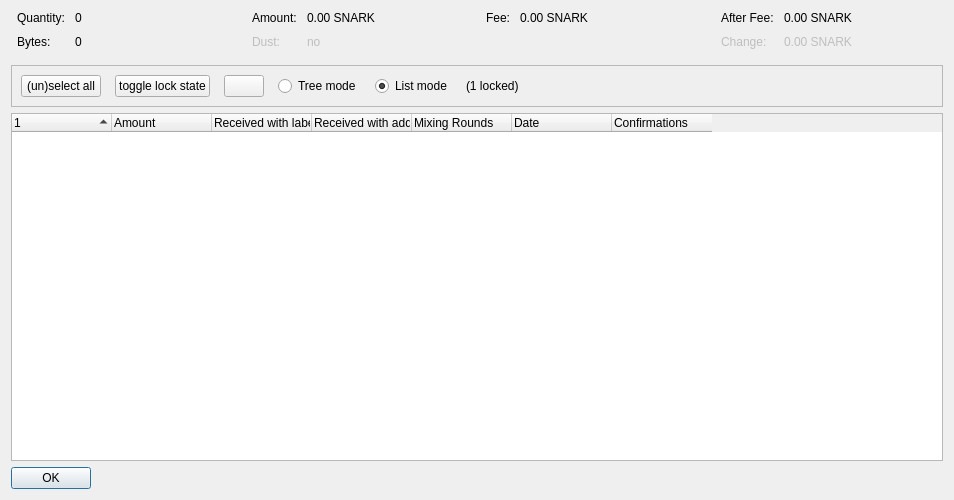
<?xml version="1.0" encoding="UTF-8"?>
<ui version="4.0">
 <class>CoinControlDialog</class>
 <widget class="QDialog" name="CoinControlDialog">
  <property name="geometry">
   <rect>
    <x>0</x>
    <y>0</y>
    <width>954</width>
    <height>500</height>
   </rect>
  </property>
  <property name="windowTitle">
   <string>Coin Selection</string>
  </property>
  <layout class="QVBoxLayout" name="verticalLayout">
   <item>
    <layout class="QHBoxLayout" name="horizontalLayoutTop" stretch="0,0,0,0">
     <property name="topMargin">
      <number>0</number>
     </property>
     <property name="bottomMargin">
      <number>10</number>
     </property>
     <item>
      <layout class="QFormLayout" name="formLayoutCoinControl1">
       <property name="horizontalSpacing">
        <number>10</number>
       </property>
       <property name="verticalSpacing">
        <number>10</number>
       </property>
       <property name="leftMargin">
        <number>6</number>
       </property>
       <property name="rightMargin">
        <number>6</number>
       </property>
       <item row="0" column="0">
        <widget class="QLabel" name="labelCoinControlQuantityText">
         <property name="text">
          <string>Quantity:</string>
         </property>
        </widget>
       </item>
       <item row="0" column="1">
        <widget class="QLabel" name="labelCoinControlQuantity">
         <property name="cursor">
          <cursorShape>IBeamCursor</cursorShape>
         </property>
         <property name="contextMenuPolicy">
          <enum>Qt::ActionsContextMenu</enum>
         </property>
         <property name="text">
          <string notr="true">0</string>
         </property>
         <property name="textInteractionFlags">
          <set>Qt::LinksAccessibleByMouse|Qt::TextSelectableByKeyboard|Qt::TextSelectableByMouse</set>
         </property>
        </widget>
       </item>
       <item row="1" column="0">
        <widget class="QLabel" name="labelCoinControlBytesText">
         <property name="text">
          <string>Bytes:</string>
         </property>
        </widget>
       </item>
       <item row="1" column="1">
        <widget class="QLabel" name="labelCoinControlBytes">
         <property name="cursor">
          <cursorShape>IBeamCursor</cursorShape>
         </property>
         <property name="contextMenuPolicy">
          <enum>Qt::ActionsContextMenu</enum>
         </property>
         <property name="text">
          <string notr="true">0</string>
         </property>
         <property name="textInteractionFlags">
          <set>Qt::LinksAccessibleByMouse|Qt::TextSelectableByKeyboard|Qt::TextSelectableByMouse</set>
         </property>
        </widget>
       </item>
      </layout>
     </item>
     <item>
      <layout class="QFormLayout" name="formLayoutCoinControl2">
       <property name="horizontalSpacing">
        <number>10</number>
       </property>
       <property name="verticalSpacing">
        <number>10</number>
       </property>
       <property name="leftMargin">
        <number>6</number>
       </property>
       <property name="rightMargin">
        <number>6</number>
       </property>
       <item row="0" column="0">
        <widget class="QLabel" name="labelCoinControlAmountText">
         <property name="text">
          <string>Amount:</string>
         </property>
        </widget>
       </item>
       <item row="0" column="1">
        <widget class="QLabel" name="labelCoinControlAmount">
         <property name="cursor">
          <cursorShape>IBeamCursor</cursorShape>
         </property>
         <property name="contextMenuPolicy">
          <enum>Qt::ActionsContextMenu</enum>
         </property>
         <property name="text">
          <string notr="true">0.00 SNARK</string>
         </property>
         <property name="textInteractionFlags">
          <set>Qt::LinksAccessibleByMouse|Qt::TextSelectableByKeyboard|Qt::TextSelectableByMouse</set>
         </property>
        </widget>
       </item>
       <item row="1" column="0">
        <widget class="QLabel" name="labelCoinControlLowOutputText">
         <property name="enabled">
          <bool>false</bool>
         </property>
         <property name="text">
          <string>Dust:</string>
         </property>
        </widget>
       </item>
       <item row="1" column="1">
        <widget class="QLabel" name="labelCoinControlLowOutput">
         <property name="enabled">
          <bool>false</bool>
         </property>
         <property name="cursor">
          <cursorShape>IBeamCursor</cursorShape>
         </property>
         <property name="contextMenuPolicy">
          <enum>Qt::ActionsContextMenu</enum>
         </property>
         <property name="text">
          <string notr="true">no</string>
         </property>
         <property name="textInteractionFlags">
          <set>Qt::LinksAccessibleByMouse|Qt::TextSelectableByKeyboard|Qt::TextSelectableByMouse</set>
         </property>
        </widget>
       </item>
      </layout>
     </item>
     <item>
      <layout class="QFormLayout" name="formLayoutCoinControl3">
       <property name="horizontalSpacing">
        <number>10</number>
       </property>
       <property name="verticalSpacing">
        <number>10</number>
       </property>
       <property name="leftMargin">
        <number>6</number>
       </property>
       <property name="rightMargin">
        <number>6</number>
       </property>
       <item row="0" column="0">
        <widget class="QLabel" name="labelCoinControlFeeText">
         <property name="text">
          <string>Fee:</string>
         </property>
        </widget>
       </item>
       <item row="0" column="1">
        <widget class="QLabel" name="labelCoinControlFee">
         <property name="cursor">
          <cursorShape>IBeamCursor</cursorShape>
         </property>
         <property name="contextMenuPolicy">
          <enum>Qt::ActionsContextMenu</enum>
         </property>
         <property name="text">
          <string notr="true">0.00 SNARK</string>
         </property>
         <property name="textInteractionFlags">
          <set>Qt::LinksAccessibleByMouse|Qt::TextSelectableByKeyboard|Qt::TextSelectableByMouse</set>
         </property>
        </widget>
       </item>
      </layout>
     </item>
     <item>
      <layout class="QFormLayout" name="formLayoutCoinControl4">
       <property name="horizontalSpacing">
        <number>10</number>
       </property>
       <property name="verticalSpacing">
        <number>10</number>
       </property>
       <property name="leftMargin">
        <number>6</number>
       </property>
       <property name="rightMargin">
        <number>6</number>
       </property>
       <item row="0" column="0">
        <widget class="QLabel" name="labelCoinControlAfterFeeText">
         <property name="text">
          <string>After Fee:</string>
         </property>
        </widget>
       </item>
       <item row="0" column="1">
        <widget class="QLabel" name="labelCoinControlAfterFee">
         <property name="cursor">
          <cursorShape>IBeamCursor</cursorShape>
         </property>
         <property name="contextMenuPolicy">
          <enum>Qt::ActionsContextMenu</enum>
         </property>
         <property name="text">
          <string notr="true">0.00 SNARK</string>
         </property>
         <property name="textInteractionFlags">
          <set>Qt::LinksAccessibleByMouse|Qt::TextSelectableByKeyboard|Qt::TextSelectableByMouse</set>
         </property>
        </widget>
       </item>
       <item row="1" column="0">
        <widget class="QLabel" name="labelCoinControlChangeText">
         <property name="enabled">
          <bool>false</bool>
         </property>
         <property name="text">
          <string>Change:</string>
         </property>
        </widget>
       </item>
       <item row="1" column="1">
        <widget class="QLabel" name="labelCoinControlChange">
         <property name="enabled">
          <bool>false</bool>
         </property>
         <property name="cursor">
          <cursorShape>IBeamCursor</cursorShape>
         </property>
         <property name="contextMenuPolicy">
          <enum>Qt::ActionsContextMenu</enum>
         </property>
         <property name="text">
          <string notr="true">0.00 SNARK</string>
         </property>
         <property name="textInteractionFlags">
          <set>Qt::LinksAccessibleByMouse|Qt::TextSelectableByKeyboard|Qt::TextSelectableByMouse</set>
         </property>
        </widget>
       </item>
      </layout>
     </item>
    </layout>
   </item>
   <item>
    <widget class="QFrame" name="frame">
     <property name="minimumSize">
      <size>
       <width>0</width>
       <height>40</height>
      </size>
     </property>
     <property name="frameShape">
      <enum>QFrame::StyledPanel</enum>
     </property>
     <property name="frameShadow">
      <enum>QFrame::Sunken</enum>
     </property>
     <layout class="QHBoxLayout" name="horizontalLayout">
      <item>
       <layout class="QHBoxLayout" name="horizontalLayoutPanel" stretch="0,0,0,0,0,0,0">
        <property name="spacing">
         <number>14</number>
        </property>
        <item>
         <widget class="QPushButton" name="pushButtonSelectAll">
          <property name="sizePolicy">
           <sizepolicy hsizetype="Maximum" vsizetype="Fixed">
            <horstretch>0</horstretch>
            <verstretch>0</verstretch>
           </sizepolicy>
          </property>
          <property name="text">
           <string>(un)select all</string>
          </property>
          <property name="autoDefault">
           <bool>false</bool>
          </property>
         </widget>
        </item>
        <item>
         <widget class="QPushButton" name="pushButtonToggleLock">
          <property name="sizePolicy">
           <sizepolicy hsizetype="Maximum" vsizetype="Fixed">
            <horstretch>0</horstretch>
            <verstretch>0</verstretch>
           </sizepolicy>
          </property>
          <property name="text">
           <string>toggle lock state</string>
          </property>
          <property name="autoDefault">
           <bool>false</bool>
          </property>
         </widget>
        </item>
        <item>
         <widget class="QPushButton" name="hideButton">
          <property name="sizePolicy">
           <sizepolicy hsizetype="Maximum" vsizetype="Fixed">
            <horstretch>0</horstretch>
            <verstretch>0</verstretch>
           </sizepolicy>
          </property>
          <property name="text">
           <string/>
          </property>
          <property name="autoDefault">
           <bool>false</bool>
          </property>
         </widget>
        </item>
        <item>
         <widget class="QRadioButton" name="radioTreeMode">
          <property name="sizePolicy">
           <sizepolicy hsizetype="Maximum" vsizetype="Fixed">
            <horstretch>0</horstretch>
            <verstretch>0</verstretch>
           </sizepolicy>
          </property>
          <property name="text">
           <string>Tree mode</string>
          </property>
         </widget>
        </item>
        <item>
         <widget class="QRadioButton" name="radioListMode">
          <property name="sizePolicy">
           <sizepolicy hsizetype="Maximum" vsizetype="Fixed">
            <horstretch>0</horstretch>
            <verstretch>0</verstretch>
           </sizepolicy>
          </property>
          <property name="text">
           <string>List mode</string>
          </property>
          <property name="checked">
           <bool>true</bool>
          </property>
         </widget>
        </item>
        <item>
         <widget class="QLabel" name="labelLocked">
          <property name="text">
           <string>(1 locked)</string>
          </property>
         </widget>
        </item>
        <item>
         <spacer name="horizontalSpacer">
          <property name="orientation">
           <enum>Qt::Horizontal</enum>
          </property>
          <property name="sizeHint" stdset="0">
           <size>
            <width>40</width>
            <height>20</height>
           </size>
          </property>
         </spacer>
        </item>
       </layout>
      </item>
     </layout>
    </widget>
   </item>
   <item>
    <widget class="CoinControlTreeWidget" name="treeWidget">
     <property name="contextMenuPolicy">
      <enum>Qt::CustomContextMenu</enum>
     </property>
     <property name="sortingEnabled">
      <bool>false</bool>
     </property>
     <property name="columnCount">
      <number>7</number>
     </property>
     <attribute name="headerShowSortIndicator" stdset="0">
      <bool>true</bool>
     </attribute>
     <attribute name="headerStretchLastSection">
      <bool>false</bool>
     </attribute>
     <column>
      <property name="text">
       <string/>
      </property>
     </column>
     <column>
      <property name="text">
       <string>Amount</string>
      </property>
     </column>
     <column>
      <property name="text">
       <string>Received with label</string>
      </property>
     </column>
     <column>
      <property name="text">
       <string>Received with address</string>
      </property>
     </column>
     <column>
      <property name="text">
       <string>Mixing Rounds</string>
      </property>
     </column>
     <column>
      <property name="text">
       <string>Date</string>
      </property>
     </column>
     <column>
      <property name="text">
       <string>Confirmations</string>
      </property>
      <property name="toolTip">
       <string>Confirmed</string>
      </property>
     </column>
    </widget>
   </item>
   <item>
    <widget class="QDialogButtonBox" name="buttonBox">
     <property name="sizePolicy">
      <sizepolicy hsizetype="Maximum" vsizetype="Fixed">
       <horstretch>0</horstretch>
       <verstretch>0</verstretch>
      </sizepolicy>
     </property>
     <property name="orientation">
      <enum>Qt::Horizontal</enum>
     </property>
     <property name="standardButtons">
      <set>QDialogButtonBox::Ok</set>
     </property>
    </widget>
   </item>
  </layout>
 </widget>
 <customwidgets>
  <customwidget>
   <class>CoinControlTreeWidget</class>
   <extends>QTreeWidget</extends>
   <header>qt/coincontroltreewidget.h</header>
  </customwidget>
 </customwidgets>
 <resources/>
 <connections/>
</ui>
